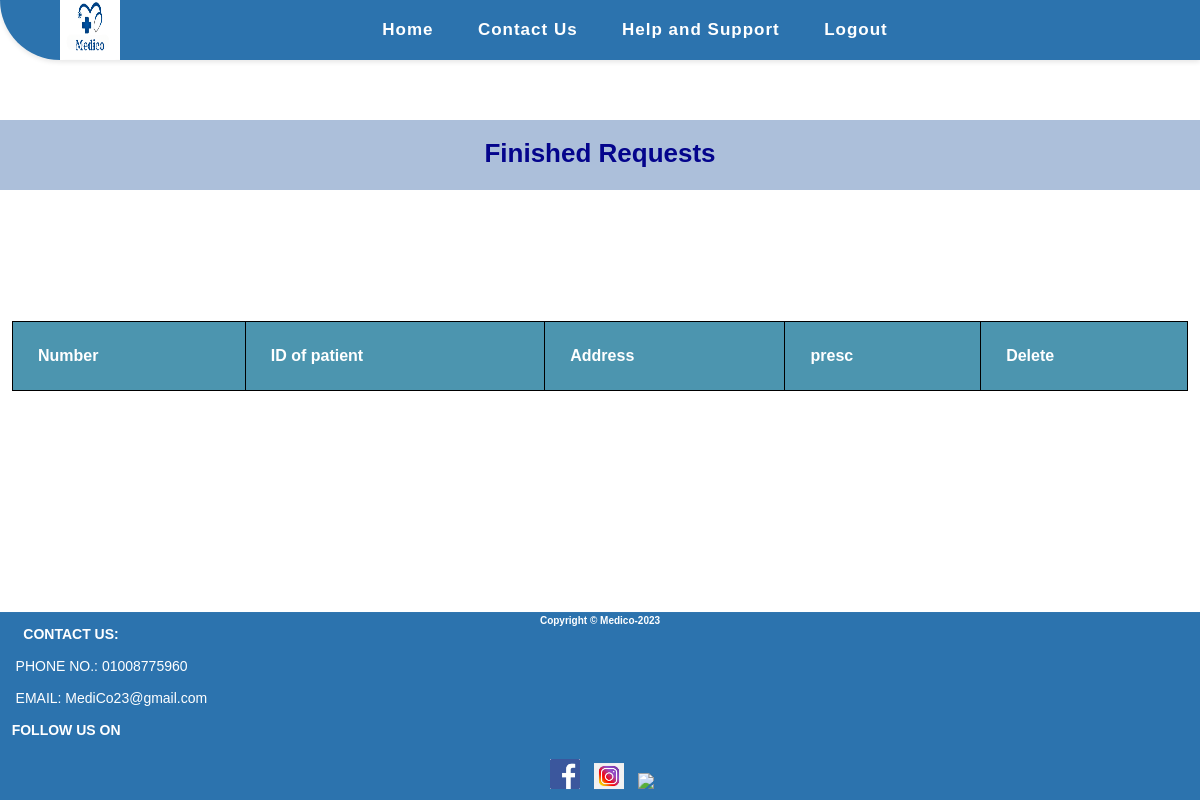
The page /pharmacy/pdm.php (signed in) on the database as committed earlier.
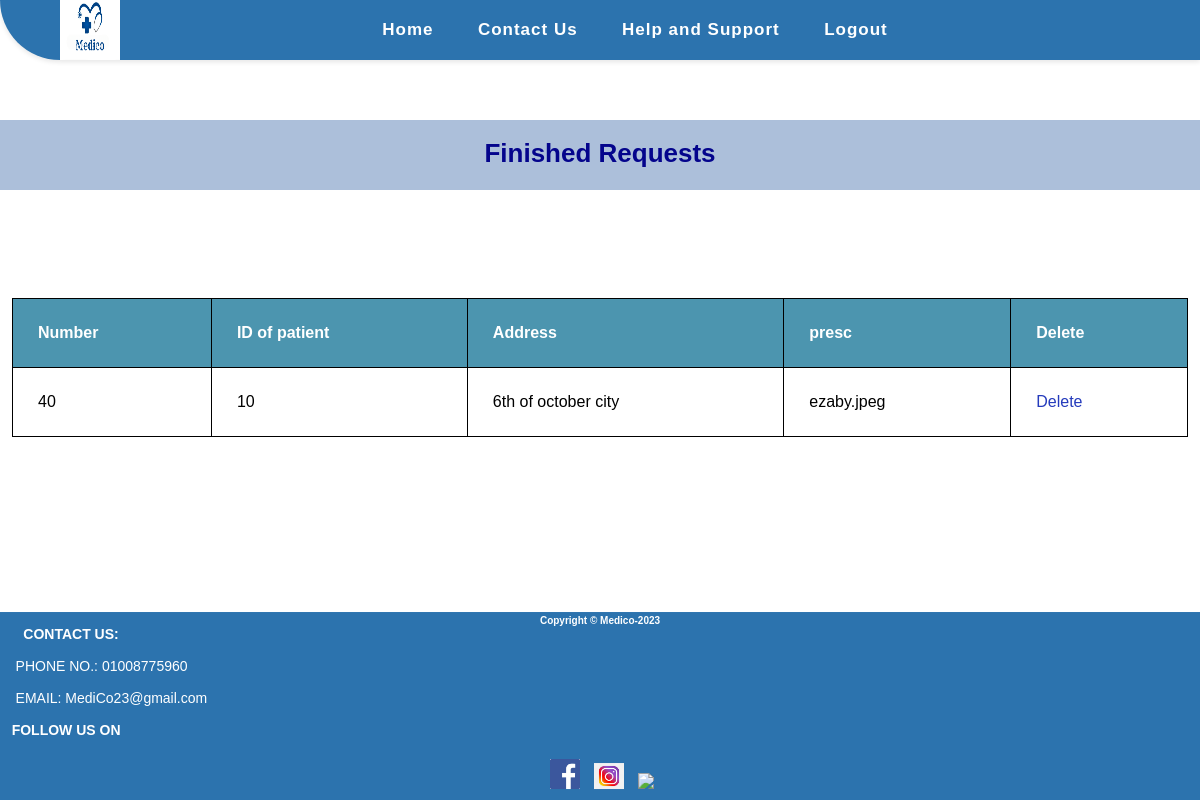
The same page on the database as committed later.
### tables this page shows
CREATE TABLE `images` (
  `id` int(11) NOT NULL,
  `patient_id` int(11) NOT NULL,
  `patient_address` varchar(255) NOT NULL,
  `date_of_order` date NOT NULL,
  `time_of_order` time NOT NULL,
  `image` mediumtext NOT NULL,
  `activity` varchar(255) NOT NULL,
  `order_cd` varchar(255) NOT NULL
);

### pharmacy/pdm.php (the view, shortened to what this page needs)
<?php
include "../shared/conn.php";
if (isset($_SESSION['pharmacy'])) {
    $select = "SELECT * FROM `images`
WHERE order_cd = 'yes'";
    $sel = mysqli_query($connect , $select);
?>
<!DOCTYPE html>
<html lang="en">
<head>
    <link rel="stylesheet" href="../CSS/footer.css">
    <link rel="stylesheet" href="../CSS/pharmacy's view.css">
</head>
<body>
    <nav>
        <div class="logo">
            <a href="#"><img src="../Images/medico.png" alt="Medico Logo"></a>
        </div>
        <ul class="nav-links">
            <li><a href="./pharmacy_view.php">Home</a></li>
            <li><a href="#">Contact Us</a></li>
            <li><a href="#">Help and Support</a></li>
            <li><a href="../shared/login.php?gbye='1'">Logout</a></li>
        </ul>
    </nav>
    <h1 class="h1_text" id="Requests">Finished Requests</h1>
    <table>
        <thead>
            <tr>
                <th>Number</th>
                <th>ID of patient</th>
                <th>Address</th>
                <th>presc</th>
                <th>Delete</th>
            </tr>
        </thead>
        <tbody>
            <?php foreach($sel as $s){ ?>
            <tr>
                <td><?php echo $s['id']; ?></td>
                <td><?php echo $s['patient_id']; ?></td>
                <td><?php echo $s['patient_address']; ?></td>
                <td><?php echo $s['image']; ?></td>
                <td><a href="pdm.php?delete=<?php echo $s['id']; ?>">Delete</a></td>
            </tr>
            <?php } ?>
        </tbody>
    </table>
    <?php }?>
    <footer class="sticky-footer">
        <div>
            <h6>Copyright &copy Medico-2023</h6>
        </div>
               <div>
               <h4 class="_14">  &nbsp  &nbsp  &nbsp CONTACT US:</h4>
                  <br>    &nbsp  &nbsp PHONE NO.: 01008775960 <br>
                   <br>    &nbsp  &nbsp EMAIL: MediCo23@gmail.com
</div>
<br>
<div class="footer-social-icons">
  <h4 class="r"> &nbsp &nbspFOLLOW US ON</h4>
  <br>
  <ul class="social-icons">
    <li><a href="www.facbook.com">&nbsp<img width=30px hight=40px
          src="../Images/icona1.png"></a></li>
    <li><a href="www.instagram.com"><img width=30px hight=40px
          src="../Images/icona2.png"></a></li></li>
    <li><a href="www.twitter.com"><img width=30px hight=40px
          src="../Images/twitter.jpg"></a></li>
</ul>
</div>
    </footer>
</body>
</html>

Rows that differ between the two databases and show on the page:
added images: id "40", patient "10", patient_address "6th of october city", image "ezaby.jpeg"
